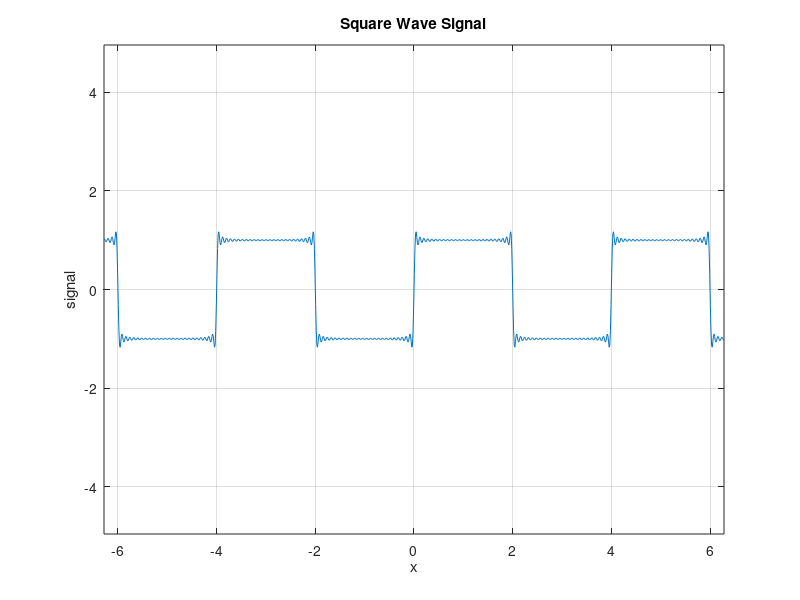

The MATLAB script that drew this image:
%Example9p7
%This code plots graph of a signal
n=49;Point=1000;
x=linspace(-2*pi,2*pi,Point);
bn=zeros(1,Point);a0=0*bn;an=0*bn;
for i=1:2:n
    Calc=(1/i).*sin((i*pi.*x)/2);
    bn = bn + Calc;
end
bn=(4/pi)*bn;fx=a0+an+bn;
plot(x,fx);grid on;axis('equal');
xlabel('x');ylabel('signal');
title('Square Wave Signal');
